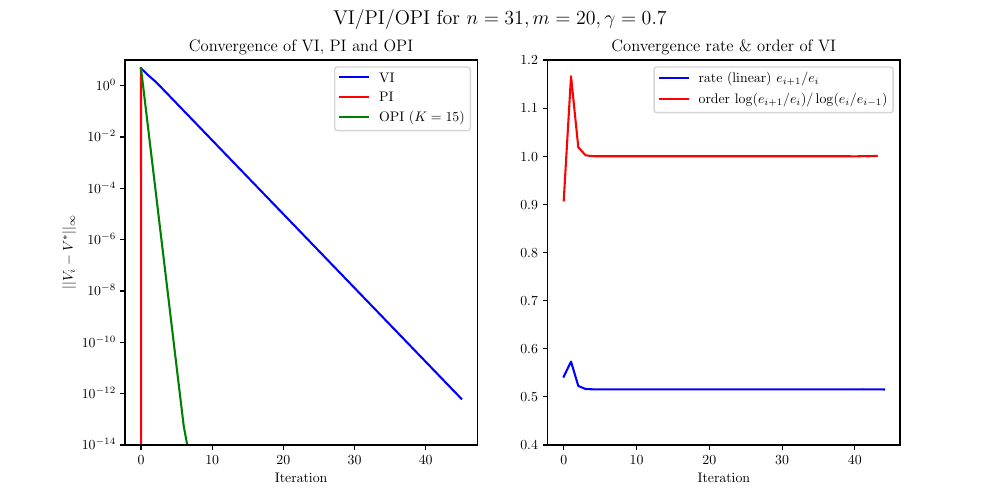

The Python source for this figure:
from matplotlib import pyplot as plt
import numpy as np

def main():
    # import data from file
    res_PI = np.loadtxt('res_PI.txt')
    res_VI = np.loadtxt('res_VI.txt')
    res_OPI = np.loadtxt('res_OPI.txt')

    # calculate convergence *order* of VI $log(e_{i+1}/e_i)/log(e_i/e_{i-1})$
    res_VI_order = np.zeros(res_VI.shape[0] - 2)
    for i in range(2, res_VI.shape[0]):
        res_VI_order[i - 2] = np.log(res_VI[i] / res_VI[i - 1]) / np.log(res_VI[i - 1] / res_VI[i - 2])

    # calculate convergence rate according to NumCSE for linear cvg (Def. 8.2.2.1) $\sup e_{i+1} / e_i$
    res_VI_rate = np.zeros(res_VI.shape[0] - 1)
    for i in range(1, res_VI.shape[0]):
        res_VI_rate[i - 1] = res_VI[i] / res_VI[i - 1]


    plt.rcParams.update({
        "text.usetex": True,
        "font.family": "serif"
    })

    # 2 subplots
    fig, (ax1, ax2) = plt.subplots(1, 2, figsize=(10, 5))
    fig.suptitle('VI/PI/OPI for $n = 31, m = 20, \\gamma = 0.7$', fontsize="x-large")

    # plot 1 VI vs PI vs OPI
    ax1.semilogy(res_VI, label='VI', color='blue')
    ax1.semilogy(res_PI, label='PI', color='red')
    ax1.semilogy(res_OPI, label='OPI ($K=15$)', color='green')
    #ax1.set_yscale('symlog')
    ax1.set_xlabel('Iteration')
    ax1.set_ylabel('$|| V_i - V^* ||_\\infty$')
    ax1.set_title('Convergence of VI, PI and OPI')
    ax1.set_ylim(1e-14, 10)
    ax1.legend()

    # plot 2 convergence rate of VI
    ax2.plot(res_VI_rate, label='rate (linear) $e_{i+1}/e_i$', color='blue')
    ax2.plot(res_VI_order, label='order $\\log(e_{i+1}/e_i)/\\log(e_i/e_{i-1})$', color='red')
    ax2.set_xlabel('Iteration')
    ax2.set_ylim(0.4, 1.2)
    ax2.set_title('Convergence rate \& order of VI')
    ax2.legend()

    plt.savefig('plot.pdf')
    # plt.show()


if __name__ == '__main__':
    main()
